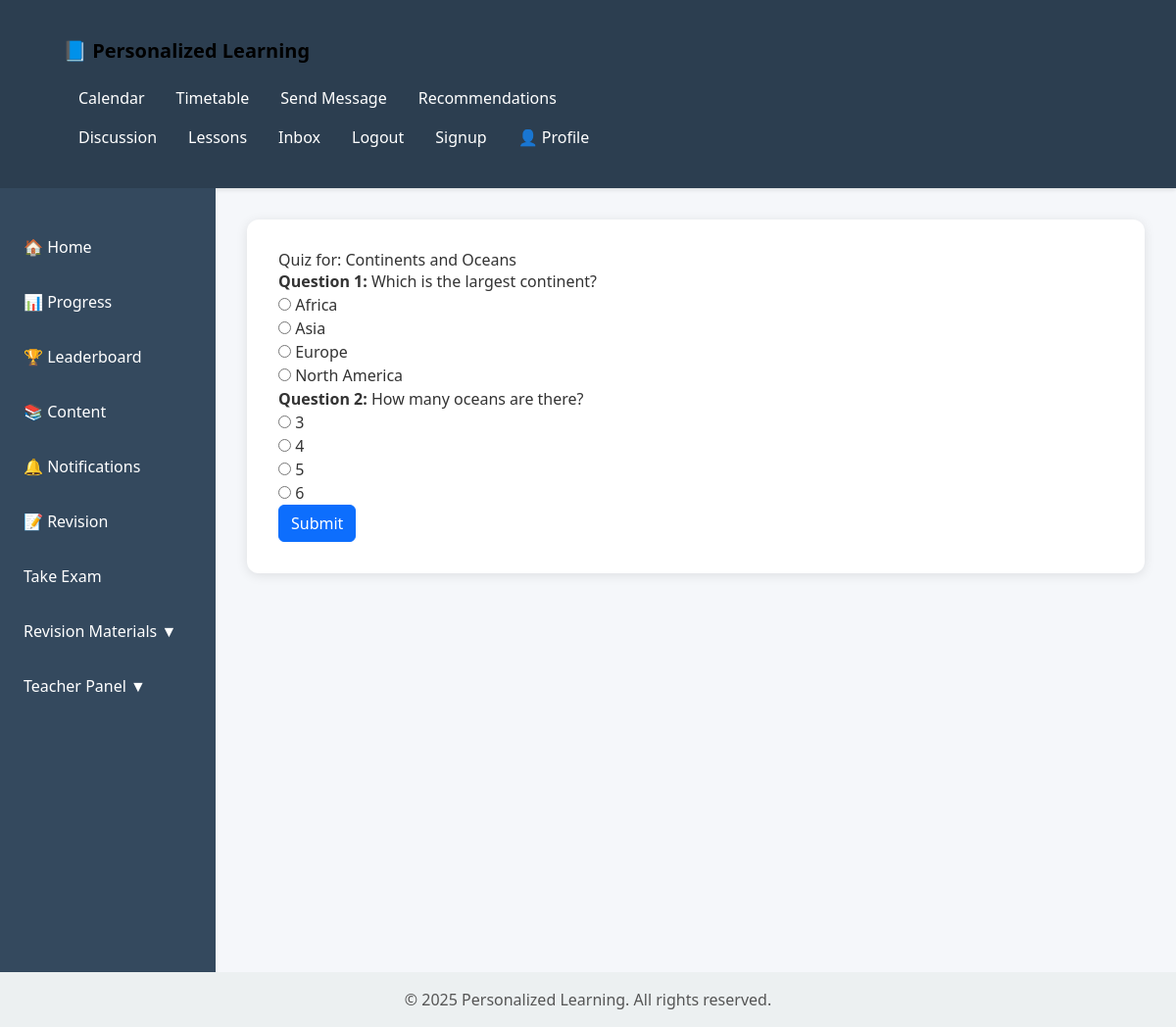
The app's page /content/lessons/5/quiz/ (signed in) with its own data.
### content/models.py (models this page shows, shortened)
class Lesson(models.Model):
    title = models.CharField(max_length=255)
    content = models.TextField()
    difficulty_level = models.CharField(max_length=50)
    topic = models.CharField(max_length=100)

class Quiz(models.Model):
    lesson = models.ForeignKey(Lesson, on_delete=models.CASCADE, related_name='quizzes')
    question = models.TextField()
    option_a = models.CharField(max_length=255,default='Study of chemicals')
    option_b = models.CharField(max_length=255,default='Study of chemicals')
    option_c = models.CharField(max_length=255,default='Study of chemicals')
    option_d = models.CharField(max_length=255,default='Study of chemicals')
    correct_option = models.CharField(max_length=1, choices=[
        ('A', 'Option A'),
        ('B', 'Option B'),
        ('C', 'Option C'),
        ('D', 'Option D'),
    ],default='A')

### content/views.py (the view, shortened to what this page needs)
# urls.py: path('lessons/<int:lesson_id>/quiz/', quiz_view, name='lesson-quiz'),
@login_required
def quiz_view(request, lesson_id):
    lesson = get_object_or_404(Lesson, id=lesson_id)
    quizzes = Quiz.objects.filter(lesson=lesson)
    return render(request, 'content/quiz.html', {'lesson': lesson, 'quizzes': quizzes})

### content/templates/content/quiz.html (shortened to what this page needs)
{% extends 'content/base.html' %}
{% block content %}
<h2>Quiz for: {{ lesson.title }}</h2>
<form method="post">
    {% for quiz in quizzes %}
    <div>
        <p><strong>Question {{ forloop.counter }}:</strong> {{ quiz.question }}</p>
        <label><input type="radio" name="question_{{ quiz.id }}" value="A"> {{ quiz.option_a }}</label><br>
        <label><input type="radio" name="question_{{ quiz.id }}" value="B"> {{ quiz.option_b }}</label><br>
        <label><input type="radio" name="question_{{ quiz.id }}" value="C"> {{ quiz.option_c }}</label><br>
        <label><input type="radio" name="question_{{ quiz.id }}" value="D"> {{ quiz.option_d }}</label>
    </div>
    {% endfor %}
    <button type="submit" class="btn btn-primary">Submit</button>
</form>
{% endblock %}

### content/templates/content/base.html (style rules this page uses)
body { margin: 0; font-family: 'Segoe UI', Tahoma, Geneva, Verdana, sans-serif; background-color: #f5f7fa; color: #333; display: flex; flex-direction: column; min-height: 100vh; }

### records on screen
Lesson: title "Continents and Oceans"
Quiz: question "Which is the largest continent?", option_a "Africa", option_b "Asia", option_c "Europe", option_d "North America"
Quiz: question "How many oceans are there?", option_a "3", option_b "4", option_c "5", option_d "6"
